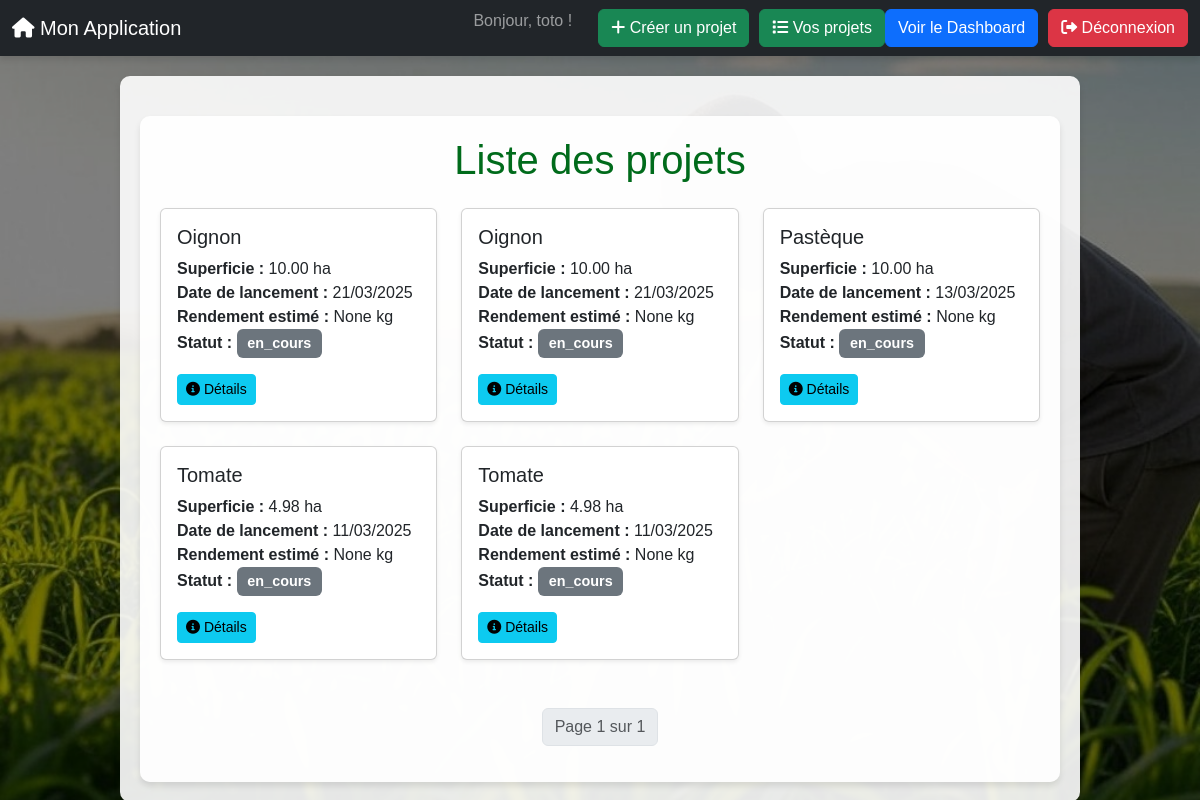
/liste-projets/ (signed in), run on an earlier commit of the app's database.
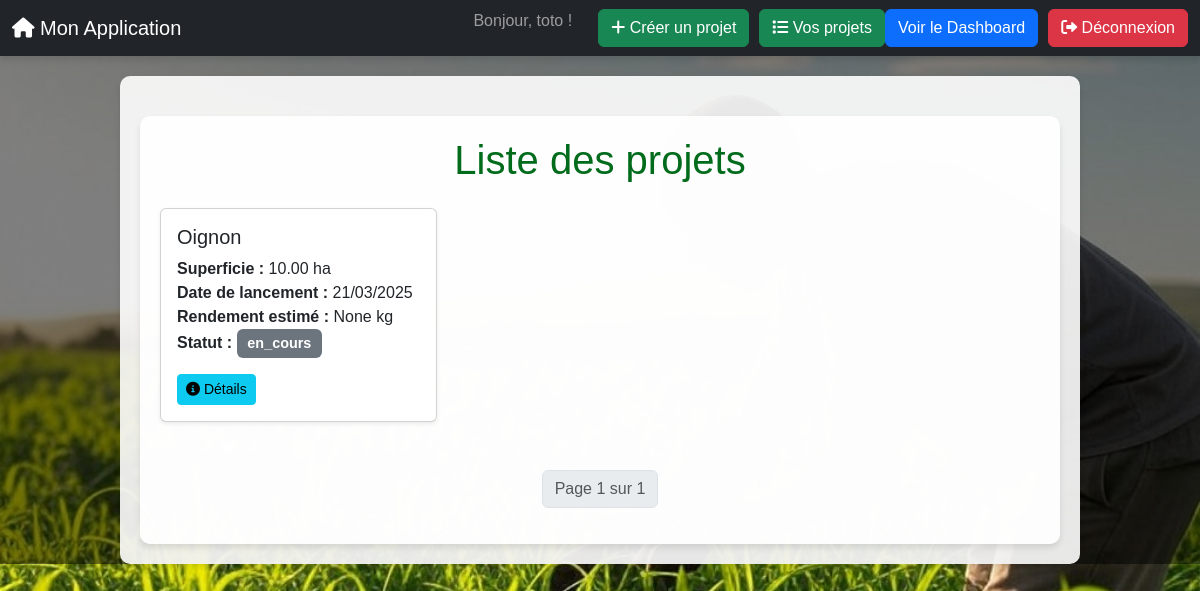
And on a later commit of the database.
### baay/models.py (models this page shows, shortened)
class Projet(models.Model):
    STATUT_CHOICES = [
        ('en_cours', 'En cours'),
        ('en_pause', 'En pause'),
        ('fini', 'Fini'),
    ]
    id = models.UUIDField(primary_key=True, default=uuid.uuid4, editable=False)
    nom = models.CharField(max_length=200)
    statut = models.CharField(max_length=20, choices=STATUT_CHOICES, default='en_cours')
    utilisateur = models.ForeignKey(Profile, on_delete=models.CASCADE)
    culture = models.ForeignKey(ProduitAgricole, on_delete=models.CASCADE)
    localite = models.ForeignKey(Localite, on_delete=models.CASCADE)
    superficie = models.DecimalField(max_digits=10, decimal_places=2)
    date_lancement = models.DateField()
    rendement_estime = models.DecimalField(max_digits=10, decimal_places=2, null=True, blank=True)

class ProduitAgricole(models.Model):
    STATUTS = {
        'En croissance': 'bg-success',
        'Récolté': 'bg-primary',
        'Problème': 'bg-danger',
        'Autre': 'bg-secondary'
    }
    id = models.UUIDField(primary_key=True, editable=False)
    nom = models.CharField(max_length=100, unique=True)
    description = models.TextField(blank=True, null=True)
    saison = models.CharField(max_length=50, blank=True, null=True)
    prix_par_kg = models.DecimalField(max_digits=10, decimal_places=2, blank=True, null=True)
    apport_nutritionnel = models.TextField(blank=True, null=True)
    quantite_disponible = models.DecimalField(max_digits=10, decimal_places=2, blank=True, null=True)
    periode_recolte = models.CharField(max_length=100, blank=True, null=True)
    duree_avant_recolte = models.IntegerField(blank=True, null=True)
    rendement_moyen = models.DecimalField(max_digits=10, decimal_places=2, blank=True, null=True)
    etat = models.CharField(max_length=100, choices= STATUTS, default='En croissance')

### baay/views.py (the view)
# urls.py: path('liste-projets/', views.liste_projets, name='liste_projets'),
@login_required
def liste_projets(request):
    projets_list = Projet.objects.filter(utilisateur=request.user.profile).order_by('-date_lancement')  # Ordonner par date de lancement
    paginator = Paginator(projets_list, 10)  # Affichez 10 projets par page
    page_number = request.GET.get('page')
    projets = paginator.get_page(page_number)
    return render(request, 'projets/liste_projets.html', {'projets': projets})

### templates/projets/liste_projets.html (shortened to what this page needs)
{% extends 'base.html' %}
{% block content %}
<div class="container animate__animated animate__fadeIn">
    <h1 class="text-center mb-4">Liste des projets</h1>
    <div class="row">
        {% for projet in projets %}
        <div class="col-md-4 mb-4">
            <div class="card h-100 shadow-sm animate__animated animate__fadeInUp">
                <div class="card-body">
                    <h5 class="card-title">{{ projet.culture.nom }}</h5>
                    <p class="card-text">
                        <strong>Superficie :</strong> {{ projet.superficie }} ha<br>
                        <strong>Date de lancement :</strong> {{ projet.date_lancement|date:"d/m/Y" }}<br>
                        <strong>Rendement estimé :</strong> {{ projet.rendement_estime }} kg<br>
                        <strong>Statut :</strong>
                        <span class="badge
                            {% if projet.statut == 'En cours' %}bg-primary
                            {% elif projet.statut == 'Terminé' %}bg-success
                            {% elif projet.statut == 'Annulé' %}bg-danger
                            {% else %}bg-secondary
                            {% endif %}">
                            {{ projet.statut }}
                        </span>
                    </p>
                    <a href="{% url 'detail_projet' projet.id %}" class="btn btn-info btn-sm">
                        <i class="fas fa-info-circle"></i> Détails
                    </a>
                </div>
            </div>
        </div>
        {% endfor %}
    </div>
    <nav aria-label="Page navigation" class="mt-4">
        <ul class="pagination justify-content-center">
            <li class="page-item disabled">
                <span class="page-link">
                    Page {{ projets.number }} sur {{ projets.paginator.num_pages }}
                </span>
            </li>
        </ul>
    </nav>
</div>
{% endblock %}

### templates/base.html (shortened to what this page needs)
{% load static %}
<!DOCTYPE html>
<html lang="fr">
<head>
    <link rel="stylesheet" href="https://unpkg.com/leaflet@1.9.4/dist/leaflet.css" />
    <link href="https://cdn.jsdelivr.net/npm/bootstrap@5.3.0/dist/css/bootstrap.min.css" rel="stylesheet">
    <link href="https://cdnjs.cloudflare.com/ajax/libs/font-awesome/6.0.0-beta3/css/all.min.css" rel="stylesheet">
    <link href="https://cdnjs.cloudflare.com/ajax/libs/animate.css/4.1.1/animate.min.css" rel="stylesheet">
</head>
<body>
    <nav class="navbar navbar-expand-lg navbar-dark bg-dark animate__animated animate__fadeInDown">
        <div class="container-fluid">
            <a class="navbar-brand" href="{% url 'home' %}">
                <i class="fas fa-home" aria-hidden="true"></i> Mon Application
            </a>
            <div class="collapse navbar-collapse" id="navbarNav">
                <ul class="navbar-nav ms-auto">
                    {% if user.is_authenticated %}
                        <li class="nav-item">
                            <span class="navbar-text me-3">Bonjour, {{ user.username }} !</span>
                        </li>
                        <li class="nav-item">
                            <a class="btn btn-success btn-nav" href="{% url 'creer_projet' %}">
                                <i class="fas fa-plus" aria-hidden="true"></i> Créer un projet
                            </a>
                        </li>
                        <li class="nav-item">
                            <a class="btn btn-success btn-nav" href="{% url 'liste_projets' %}">
                                <i class="fas fa-list" aria-hidden="true"></i> Vos projets
                            </a>
                        </li>
                        <a href="{% url 'dashboard' %}" class="btn btn-primary">Voir le Dashboard</a>
                        <li class="nav-item">
                            <a class="btn btn-danger btn-nav" href="{% url 'logout' %}">
                                <i class="fas fa-sign-out-alt" aria-hidden="true"></i> Déconnexion
                            </a>
                        </li>
                    {% endif %}
                </ul>
            </div>
        </div>
    </nav>
    <div class="container animate__animated animate__fadeInUp">
        {% block content %}
        {% endblock %}
    </div>
</body>
</html>

### templates/projets/liste_projets.html (style rules this page uses)
.card { transition: transform 0.3s ease, box-shadow 0.3s ease; }
.badge { font-size: 0.9em; padding: 0.5em 0.75em; }
.pagination .page-link { margin: 0 5px; border-radius: 5px; transition: background-color 0.3s ease, color 0.3s ease; }

What changed in the data, as far as the page shows it:
removed Projet: culture.nom "Oignon", superficie "10.00", date_lancement "21/03/2025", rendement_estime "None", statut "en_cours"
removed Projet: culture.nom "Pastèque", superficie "10.00", date_lancement "13/03/2025", rendement_estime "None", statut "en_cours"
removed Projet: culture.nom "Tomate", superficie "4.98", date_lancement "11/03/2025", rendement_estime "None", statut "en_cours"
removed Projet: culture.nom "Tomate", superficie "4.98", date_lancement "11/03/2025", rendement_estime "None", statut "en_cours"
